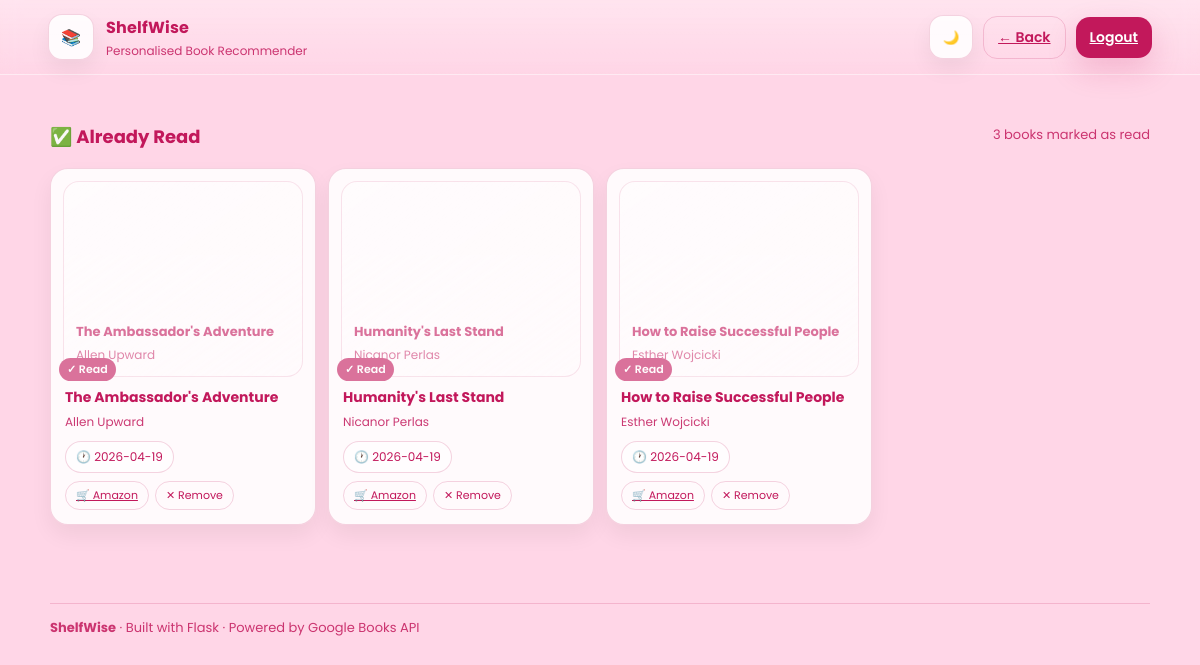
/already_read (signed in), run on the app's committed database.
### tables this page shows
CREATE TABLE user_already_read (
            id INTEGER PRIMARY KEY AUTOINCREMENT,
            user_id INTEGER NOT NULL,
            isbn TEXT NOT NULL,
            book_title TEXT NOT NULL,
            book_author TEXT NOT NULL,
            marked_at TEXT NOT NULL,
            UNIQUE(user_id, isbn)
        );

### app.py (the view)
@app.route("/already_read")
@login_required
def already_read():
    user_id = session["user_id"]
    conn = get_db()
    books = conn.execute(
        "SELECT isbn, book_title, book_author, marked_at FROM user_already_read WHERE user_id=? ORDER BY marked_at DESC",
        (user_id,)
    ).fetchall()
    conn.close()
    book_list = []
    for row in books:
        buy_link = "https://www.amazon.co.uk/s?k=" + requests.utils.quote(f"{row['book_title']} {row['book_author']}")
        book_list.append({
            "isbn": row["isbn"],
            "title": row["book_title"],
            "author": row["book_author"],
            "marked_at": row["marked_at"][:10],
            "buy_link": buy_link,
        })
    return render_template("already_read.html",
        user_name=session.get("user_name", "there"),
        user_email=session.get("user_email", ""),
        books=book_list)

### app.py (called while the page is built)
def get_db():
    conn = sqlite3.connect(DB_PATH)
    conn.row_factory = sqlite3.Row
    return conn

@app.before_request
def setup():
    init_db()

def login_required(f):
    @wraps(f)
    def wrapper(*args, **kwargs):
        if "user_id" not in session:
            flash("Please log in first.", "error")
            return redirect(url_for("login"))
        return f(*args, **kwargs)
    return wrapper

### templates/already_read.html (shortened to what this page needs)
<!doctype html>
<html lang="en" data-theme="pink">
<head>
<link rel="stylesheet" href="{{ url_for('static', filename='style.css') }}">
</head>
<body class="app-page">
<header class="topbar">
  <div class="brand">
    <div class="brand-mark">📚</div>
    <div class="brand-text">
      <div class="brand-title">ShelfWise</div>
      <div class="brand-subtitle">Personalised Book Recommender</div>
    </div>
  </div>
  <div class="topbar-actions">
    <button class="icon-btn" id="themeToggle" aria-label="Toggle theme"><span class="icon">🌙</span></button>
    <a class="btn btn-ghost btn-small" href="{{ url_for('dashboard') }}">← Back</a>
    <a class="btn btn-small" href="{{ url_for('logout') }}">Logout</a>
  </div>
</header>
<main class="container">
  <section class="results">
    <div class="results-head">
      <h2 class="section-title">✅ Already Read</h2>
      <span class="muted">{{ books|length }} book{% if books|length != 1 %}s{% endif %} marked as read</span>
    </div>
    {% if books %}
    <div class="book-grid">
      {% for b in books %}
      <article class="book-card already-read">
        <div class="cover-wrap">
          <div class="cover">
            <div class="cover-title">{{ b.title }}</div>
            <div class="cover-author">{{ b.author }}</div>
          </div>
          <div class="read-badge">✓ Read</div>
        </div>
        <div class="book-meta">
          <h3 class="book-title">{{ b.title }}</h3>
          <p class="book-author">{{ b.author }}</p>
          <div class="book-stats">
            <span class="stat muted">🕐 {{ b.marked_at }}</span>
          </div>
          <div class="card-actions">
            <a class="card-btn buy-btn" href="{{ b.buy_link }}" target="_blank" rel="noopener">🛒 Amazon</a>
            <button class="card-btn remove-read-btn" type="button"
                    data-isbn="{{ b.isbn }}"
                    data-title="{{ b.title }}"
                    data-author="{{ b.author }}">✕ Remove</button>
          </div>
        </div>
      </article>
      {% endfor %}
    </div>
    {% endif %}
  </section>
</main>
<footer class="footer">
  <div class="footer-inner">
    <div class="footer-left"><b>ShelfWise</b> · Built with Flask · Powered by Google Books API</div>
  </div>
</footer>
</body>
</html>

### static/style.css (style rules this page uses)
:root { --bg: #FFD6E7; --text: #C2185B; --text-soft: rgba(194,24,91,0.85); --card: rgba(255,255,255,0.88); --border: rgba(194,24,91,0.18); --btn: #C2185B; --btn-dark: #A3154C; --shadow: 0 12px 30px rgba(194,24,91,0.18); --shadow-soft: 0 10px 22px rgba(0,0,0,0.06); }
.app-page { margin: 0; min-height: 100vh; background: var(--bg); color: var(--text); font-family: "Poppins", system-ui, sans-serif; }
.container { width: min(1100px,92vw); margin: 0 auto; padding: 18px 0 38px; }
.muted { color: var(--text-soft); font-size: 13px; }
.topbar { position: sticky; top: 0; z-index: 10; background: linear-gradient(to bottom, rgba(255,255,255,0.35), rgba(255,255,255,0)); backdrop-filter: blur(10px); border-bottom: 1px solid rgba(255,255,255,0.25); padding: 14px 4vw; display: flex; align-items: center; justify-content: space-between; gap: 14px; }
.brand { display: flex; align-items: center; gap: 12px; }
.brand-mark { width: 44px; height: 44px; display: grid; place-items: center; border-radius: 14px; background: var(--card); border: 1px solid var(--border); box-shadow: var(--shadow-soft); }
.brand-title { font-weight: 700; letter-spacing: 0.2px; }
.brand-subtitle { font-size: 12px; color: var(--text-soft); margin-top: 2px; }
.topbar-actions { display: flex; align-items: center; gap: 10px; flex-wrap: wrap; }
.btn { border: none; border-radius: 14px; background: var(--btn); color: #fff; font-weight: 600; cursor: pointer; padding: 12px 16px; box-shadow: var(--shadow); transition: transform 150ms, background 150ms; }
.btn-small { padding: 10px 14px; font-size: 14px; }
.btn-ghost { background: transparent; color: var(--text); border: 1px solid var(--border); box-shadow: none; }
.icon-btn { width: 44px; height: 44px; border-radius: 14px; border: 1px solid var(--border); background: var(--card); box-shadow: var(--shadow-soft); cursor: pointer; transition: transform 150ms; }
.section-title { margin: 14px 0 10px; font-size: 18px; }
.results { margin-top: 16px; }
.results-head { display: flex; align-items: center; justify-content: space-between; gap: 12px; margin-bottom: 8px; }
.book-grid { display: grid; grid-template-columns: repeat(4,minmax(0,1fr)); gap: 12px; }
.book-card { border-radius: 18px; border: 1px solid var(--border); background: var(--card); box-shadow: var(--shadow-soft); overflow: hidden; transition: transform 150ms; }
.cover-wrap { position: relative; padding: 12px; }
.cover { height: 170px; border-radius: 16px; border: 1px solid var(--border); background: linear-gradient(145deg, rgba(255,255,255,0.60), rgba(255,255,255,0.15)); padding: 12px; display: flex; flex-direction: column; justify-content: flex-end; transition: transform 200ms; }
.cover-title { font-weight: 700; font-size: 13px; line-height: 1.2; }
.cover-author { margin-top: 6px; font-size: 12px; color: var(--text-soft); }
.book-meta { padding: 0 14px 14px; }
.book-title { margin: 0; font-size: 14px; line-height: 1.25; }
.book-author { margin: 6px 0 10px; font-size: 12px; color: var(--text-soft); }
.book-stats { display: flex; gap: 8px; flex-wrap: wrap; }
.stat { font-size: 12px; color: var(--text); border: 1px solid var(--border); background: rgba(255,255,255,0.55); padding: 6px 10px; border-radius: 999px; }
.card-actions { display: flex; flex-wrap: wrap; gap: 6px; margin-top: 8px; }
.card-btn { font-size: 11px; padding: 5px 10px; border-radius: 20px; border: 1px solid var(--border); background: transparent; color: var(--text); cursor: pointer; font-family: inherit; transition: background 150ms, color 150ms; white-space: nowrap; }
.book-card.already-read .cover-wrap { opacity: 0.6; }
.read-badge { position: absolute; bottom: 8px; left: 8px; background: var(--btn); color: #fff; font-size: 11px; font-weight: 600; padding: 3px 8px; border-radius: 20px; }
.footer { margin-top: 22px; padding: 18px 4vw 28px; }
.footer-inner { width: min(1100px,92vw); margin: 0 auto; border-top: 1px solid var(--border); padding-top: 14px; display: flex; justify-content: space-between; align-items: center; gap: 12px; flex-wrap: wrap; color: var(--text-soft); font-size: 13px; }

### data on the page
user_already_read: title "The Ambassador's Adventure", author "Allen Upward", marked_at "2026-04-19"
user_already_read: title "Humanity's Last Stand", author "Nicanor Perlas", marked_at "2026-04-19"
user_already_read: title "How to Raise Successful People", author "Esther Wojcicki", marked_at "2026-04-19"

### other printed values
{{ books|length }} "3"
